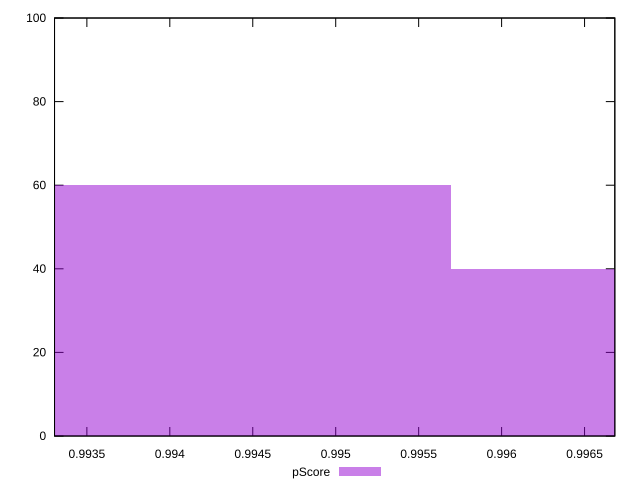

Source code (gnuplot):
reset

$pScore <<EOF
0.9938825066838624 60
0.9975098151024165 40
EOF

set key outside below
set boxwidth 0.003627308418554242
set xrange [0.9933050876219027:0.9966824254944384]
set yrange [0:100]
set trange [0:100]
set style fill transparent solid 0.5 noborder
set terminal svg size 640, 490 enhanced background rgb 'white'
set output "report_00008_2021-01-22T20:58:29.167/interactive/samples/pages+cached+noadtech/pScore/histogram.svg"

plot $pScore title "pScore" with boxes

reset
